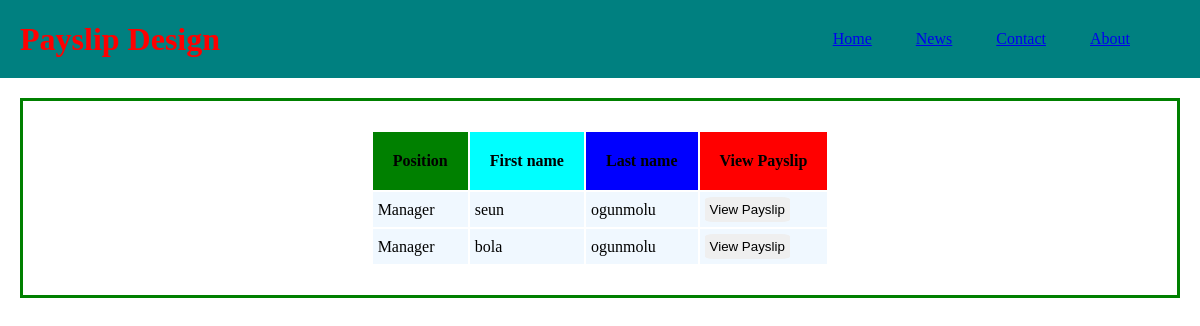
Before: / with the older database file.
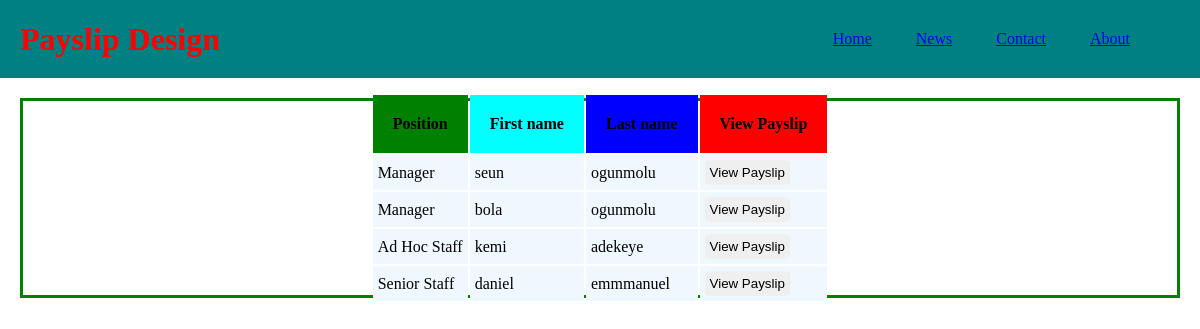
After: the same page with the newer database file.
### payslip/models.py (models this page shows, shortened)
class staff(models.Model):
    first_name = models.CharField(max_length=250)
    last_name = models.CharField(max_length=250)
    email = models.EmailField()
    hour = models.PositiveIntegerField(default=0)
    gross_salary = models.PositiveIntegerField(default=0)
    grade_status = models.ForeignKey(Grade, on_delete=models.CASCADE)

class Grade(models.Model):
    positon = models.CharField(max_length=250)
    basic_salary = models.PositiveIntegerField(default=0)

### payslip/views.py (the view)
# urls.py: 2. Add a URL to urlpatterns:  path('', views.home, name='home')
def home(request):
    getstaff = staff.objects.all()
    context = {
        'getstaff':getstaff
    }
    return render(request,'home.html',context)

### templates/home.html (shortened to what this page needs)
{% load static %}
<!DOCTYPE html>
<html lang="en">
<head>
    <link rel="stylesheet" href="{% static 'main.css' %}">
</head>
<body>
    <div class="container">
            <h1 class="logo">Payslip Design</h1>
            <ul>
                <li><a href="#">Home</a></li>
                <li><a href="#">News</a></li>
                <li><a href="#">Contact</a></li>
                <li><a href="#">About</a></li>
            </ul>
    </div>
    <div class="tableclass" id="tableclass">
        <table class="table">
            <div class="container2">
                <tr class="tr">
                    <th style="background-color: green;padding: 20px;">
                        Position
                    </th>
                    <th style="background-color: aqua;padding: 20px;">
                        First name
                    </th>
                    <th style="background-color: blue;padding: 20px;">
                        Last name
                    </th>
                    <th style="background-color: red;padding: 20px;">
                        View Payslip
                    </th>
                </tr>
                {% for i in getstaff %}
                <tr>
                    <td style="background-color: aliceblue;padding: 5px;">{{i.grade_status.positon}}</td>
                    <td style="background-color: aliceblue;padding: 5px;">{{i.first_name}}</td>
                    <td style="background-color: aliceblue;padding: 5px;">{{i.last_name}}</td>
                    <td style="background-color: aliceblue;padding: 5px;"><button style="padding: 5px; border-width: 0;" class="button">View Payslip</button></td>
                </tr>
                {% endfor %}
            </div>
        </table>
    </div>
</body>
</html>

### static/main.css (style rules this page uses)
* { margin: 0; padding: 0; box-sizing: border-box; }
ul { list-style: none; margin: 10px; padding: 0; }
li { list-style: none; display: inline; margin-right: 40px; }
.logo { color: red; }
.container { display: flex; align-items: center; justify-content: space-between; padding: 20px; background-color: teal; }
.button { cursor: pointer; border-radius: 10%; }
.tr { padding: 20px; margin: 20px; }
.tableclass { margin: 20px; align-items: center; justify-content: center; }
.table { display: flex; justify-content: center; align-items: center; height: 200px; border: 3px solid green; }

Changed rows visible on the page:
added staff: grade_status.positon "Ad Hoc Staff", first_name "kemi", last_name "adekeye"
added staff: grade_status.positon "Senior Staff", first_name "daniel", last_name "emmmanuel"
